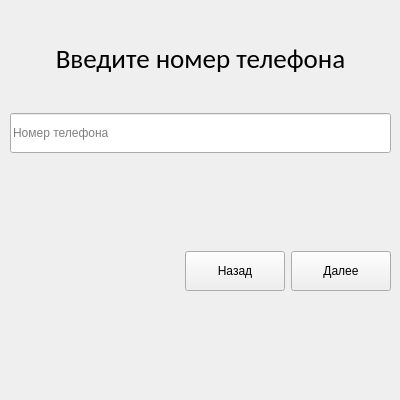
   <widget class="QWidget" name="create_phone">
    <widget class="QWidget" name="verticalLayoutWidget_10">
     <property name="geometry">
      <rect>
       <x>10</x>
       <y>10</y>
       <width>381</width>
       <height>381</height>
      </rect>
     </property>
     <layout class="QVBoxLayout" name="verticalLayout_12">
      <item>
       <widget class="QLabel" name="phone_label">
        <property name="minimumSize">
         <size>
          <width>0</width>
          <height>97</height>
         </size>
        </property>
        <property name="maximumSize">
         <size>
          <width>16777215</width>
          <height>97</height>
         </size>
        </property>
        <property name="font">
         <font>
          <family>Calibri</family>
          <pointsize>20</pointsize>
         </font>
        </property>
        <property name="text">
         <string>Введите номер телефона</string>
        </property>
        <property name="alignment">
         <set>Qt::AlignCenter</set>
        </property>
       </widget>
      </item>
      <item>
       <widget class="QLineEdit" name="phone_edit">
        <property name="minimumSize">
         <size>
          <width>0</width>
          <height>40</height>
         </size>
        </property>
        <property name="inputMask">
         <string/>
        </property>
        <property name="text">
         <string/>
        </property>
        <property name="placeholderText">
         <string>Номер телефона</string>
        </property>
       </widget>
      </item>
      <item>
       <widget class="QLabel" name="phone_error_label">
        <property name="minimumSize">
         <size>
          <width>0</width>
          <height>46</height>
         </size>
        </property>
        <property name="maximumSize">
         <size>
          <width>16777215</width>
          <height>46</height>
         </size>
        </property>
        <property name="text">
         <string/>
        </property>
       </widget>
      </item>
      <item>
       <spacer name="verticalSpacer_8">
        <property name="orientation">
         <enum>Qt::Vertical</enum>
        </property>
        <property name="sizeType">
         <enum>QSizePolicy::Fixed</enum>
        </property>
        <property name="sizeHint" stdset="0">
         <size>
          <width>20</width>
          <height>40</height>
         </size>
        </property>
       </spacer>
      </item>
      <item>
       <layout class="QHBoxLayout" name="horizontalLayout_12">
        <item>
         <spacer name="horizontalSpacer_10">
          <property name="orientation">
           <enum>Qt::Horizontal</enum>
          </property>
          <property name="sizeHint" stdset="0">
           <size>
            <width>40</width>
            <height>20</height>
           </size>
          </property>
         </spacer>
        </item>
        <item>
         <widget class="QPushButton" name="phone_back_btn">
          <property name="minimumSize">
           <size>
            <width>100</width>
            <height>40</height>
           </size>
          </property>
          <property name="text">
           <string>Назад</string>
          </property>
         </widget>
        </item>
        <item>
         <widget class="QPushButton" name="phone_next_btn">
          <property name="minimumSize">
           <size>
            <width>100</width>
            <height>40</height>
           </size>
          </property>
          <property name="text">
           <string>Далее</string>
          </property>
         </widget>
        </item>
       </layout>
      </item>
      <item>
       <spacer name="verticalSpacer_9">
        <property name="orientation">
         <enum>Qt::Vertical</enum>
        </property>
        <property name="sizeHint" stdset="0">
         <size>
          <width>376</width>
          <height>82</height>
         </size>
        </property>
       </spacer>
      </item>
     </layout>
    </widget>
   </widget>
